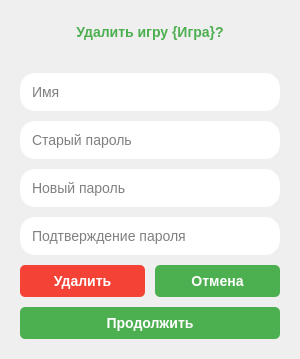
<?xml version="1.0" encoding="UTF-8"?>
<ui version="4.0">
 <class>CustomWindow</class>
 <widget class="QDialog" name="CustomWindow">
  <property name="windowModality">
   <enum>Qt::NonModal</enum>
  </property>
  <property name="geometry">
   <rect>
    <x>0</x>
    <y>0</y>
    <width>300</width>
    <height>359</height>
   </rect>
  </property>
  <property name="sizePolicy">
   <sizepolicy hsizetype="Fixed" vsizetype="Fixed">
    <horstretch>0</horstretch>
    <verstretch>0</verstretch>
   </sizepolicy>
  </property>
  <property name="minimumSize">
   <size>
    <width>300</width>
    <height>150</height>
   </size>
  </property>
  <property name="maximumSize">
   <size>
    <width>500</width>
    <height>500</height>
   </size>
  </property>
  <property name="windowTitle">
   <string>Удаление игры</string>
  </property>
  <property name="styleSheet">
   <string notr="true">QLineEdit, QPushButton {
    border-radius: 15px;
    padding: 10px;
    font-size: 14px;
}

QDialog {
    border-radius: 10px;
}
QLabel {
    font-size: 12px;
}
QLabel#gameNameLabel {
    color: #4CAF50;
    font-size: 14px;
    font-weight: bold;
    padding: 8px;
    border-radius: 5px;
}
QPushButton {
    background-color: #4CAF50;
    color: white;
    border: none;
    border-radius: 5px;
    padding: 8px 15px;
    font-weight: bold;
}

QPushButton:hover {
    background-color: #45a049;
}
QPushButton:pressed {
    background-color: #3d8b40;
}
QPushButton#acceptButton {
    background-color: #f44336;
}
QPushButton#acceptButton:hover {
    background-color: #da190b;
}</string>
  </property>
  <layout class="QVBoxLayout" name="verticalLayout">
   <property name="spacing">
    <number>10</number>
   </property>
   <property name="leftMargin">
    <number>20</number>
   </property>
   <property name="topMargin">
    <number>0</number>
   </property>
   <property name="rightMargin">
    <number>20</number>
   </property>
   <property name="bottomMargin">
    <number>20</number>
   </property>
   <item>
    <widget class="QLabel" name="gameNameLabel">
     <property name="text">
      <string>Удалить игру {Игра}?</string>
     </property>
     <property name="alignment">
      <set>Qt::AlignCenter</set>
     </property>
    </widget>
   </item>
   <item>
    <widget class="QLineEdit" name="nameLineEdit">
     <property name="placeholderText">
      <string>Имя</string>
     </property>
    </widget>
   </item>
   <item>
    <widget class="QLineEdit" name="oldPasswordLineEdit">
     <property name="echoMode">
      <enum>QLineEdit::Password</enum>
     </property>
     <property name="placeholderText">
      <string>Старый пароль</string>
     </property>
    </widget>
   </item>
   <item>
    <widget class="QLineEdit" name="newPasswordLineEdit">
     <property name="echoMode">
      <enum>QLineEdit::Password</enum>
     </property>
     <property name="placeholderText">
      <string>Новый пароль</string>
     </property>
    </widget>
   </item>
   <item>
    <widget class="QLineEdit" name="confirmNewPasswordLineEdit">
     <property name="echoMode">
      <enum>QLineEdit::Password</enum>
     </property>
     <property name="placeholderText">
      <string>Подтверждение пароля</string>
     </property>
    </widget>
   </item>
   <item>
    <layout class="QGridLayout" name="gridLayout">
     <item row="0" column="0">
      <widget class="QPushButton" name="acceptButton">
       <property name="styleSheet">
        <string notr="true"/>
       </property>
       <property name="text">
        <string>Удалить</string>
       </property>
      </widget>
     </item>
     <item row="0" column="2">
      <widget class="QPushButton" name="cancelButton">
       <property name="text">
        <string>Отмена</string>
       </property>
      </widget>
     </item>
    </layout>
   </item>
   <item>
    <widget class="QPushButton" name="contunieButton">
     <property name="text">
      <string>Продолжить</string>
     </property>
    </widget>
   </item>
  </layout>
 </widget>
 <resources/>
 <connections/>
</ui>
